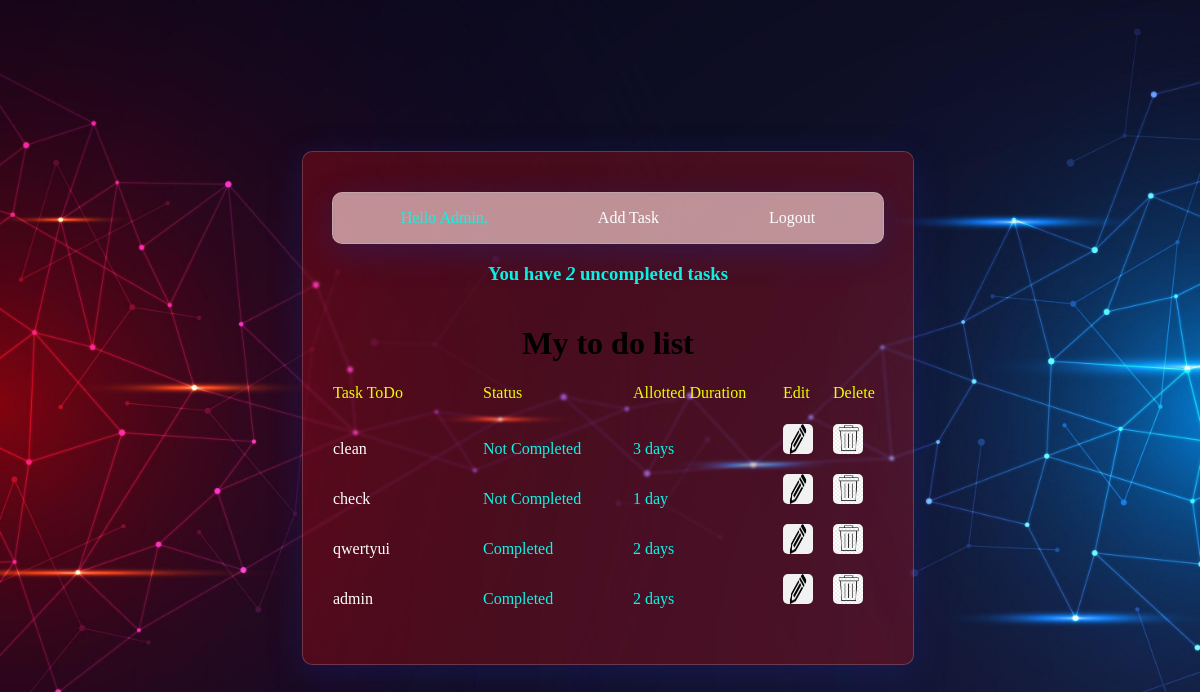
Page / (signed in) on the earlier database version.
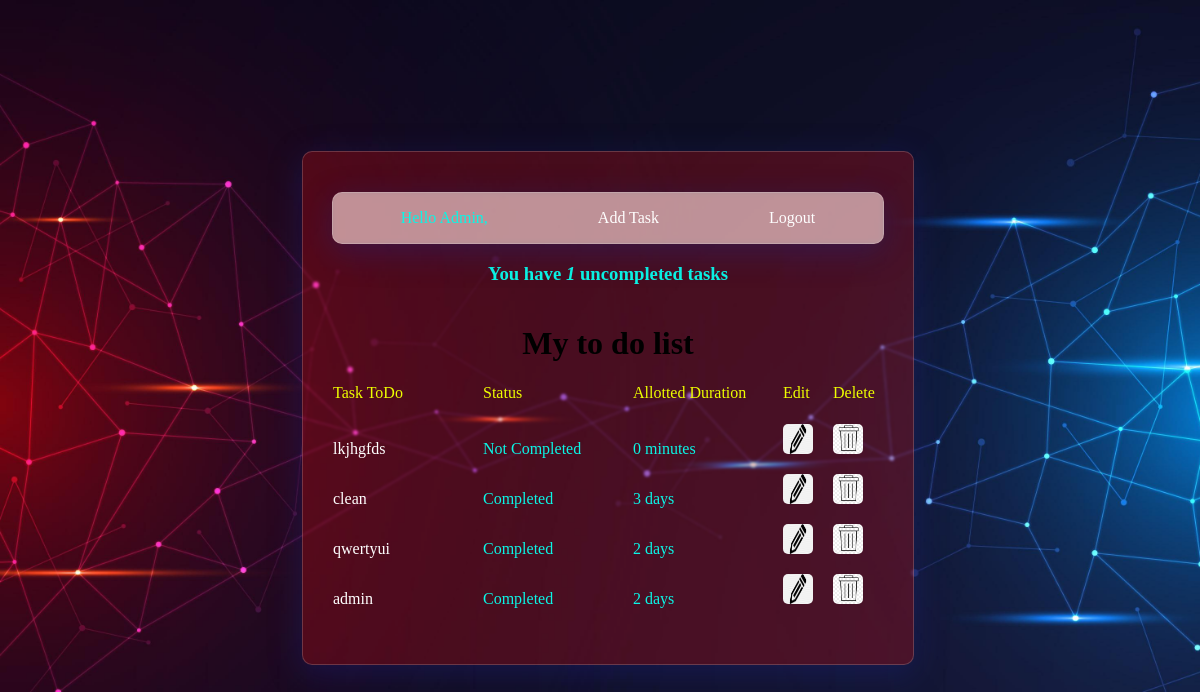
Same page on the later database version.
### base/models.py (models this page shows, shortened)
class Task(models.Model):
    user = models.ForeignKey(User, on_delete = models.CASCADE, null = True, blank=True)
    title = models.CharField(max_length=200)
    completiondate = models.DateField(default=datetime.date.today)
    description = models.TextField(null=True, blank=True)
    complete = models.BooleanField(default=False)
    create = models.DateField( auto_now_add=True, )
    def __str__(self):
        return self.title
    class Meta:
        ordering = ['complete']

### base/views.py (the view)
# urls.py: path('', TaskList.as_view() , name="tasks"),
class TaskList(LoginRequiredMixin, ListView):
    model = Task
    context_object_name = 'tasks'
    def get_queryset(self):
        qs = super().get_queryset()
        return qs.filter(user=self.request.user)
    def get_context_data(self, **kwargs):
        context = super().get_context_data(**kwargs)
        context['count'] = context['tasks'].filter(complete=False).count()
        return context

### templates/base/task_list.html (shortened to what this page needs)
{% extends 'base/main.html' %}
{% load static %}
{% block content %}
{% if request.user.is_authenticated %}
<div class="nametitlesec">
    <p>Hello {{request.user|title}},</p>
    <a href = "{% url 'task-create' %}">Add Task</a>
    <a href="{% url 'logout' %}">Logout</a>
</div>
{% else %}
    <a href="{% url 'login' %}">login</a>
{% endif %}
<h3 style="color:rgb(11, 246, 230)">You have <i>{{count}}</i> uncompleted tasks</h3>
<h1>My to do list</h1>
<div class="task-items-wrapper">
    <div class="task-header">
        <div class="col1">Task ToDo</div>
        <div class="col2">Status</div>
        <div class="col3">Allotted Duration</div>
        <div class="col4">Edit</div>
        <div class="col5">Delete</div>
    </div>
    {% for task in tasks %}
        <div class="task-wrapper">
            {% if task.complete %}
                <div class="task-title">
                    <div class="task-complete-icon">
                        <div class="col1">
                            <p><a href="{% url 'task' task.id %}">{{task}}</a></p>
                        </div>
                        <div class="col2">
                            <p>Completed</p>
                        </div>
                        <div class="col3">
                            <p>{{task.completiondate|timeuntil:task.create}}</p>
                        </div>
                        <div class="col4">
                            <a href = "{% url 'task-update' task.id %}">
                                <img class="imgs" src="{% static 'images/Edit.png' %}" alt="edit"/>
                            </a>
                        </div>
                        <div class="col5">
                            <a href = "{% url 'task-delete' task.id %}">
                                <img class="imgs" src="{% static 'images/Delete.png' %}" alt="delete"/>
                            </a>
                        </div>
                    </div>
                </div>
            {% elif instance.remainingdays %}
                <div>
                    <p>Hello</p>
                    <p><a href="{% url 'task-update' task.id %}">{{task}}</a></p>
                </div>
            {% else %}
                <div class="task-title">
                    <div class="task-incomplete-icon">
                        <div class="col1">
                            <p><a href="{% url 'task' task.id %}">{{task}}</a></p>
                        </div>
                        <div class="col2">
                            <p>Not Completed</p>
                        </div>
                        <div class="col3">
                            <p>{{task.completiondate|timeuntil:task.create}}</p>
                        </div>
                        <div class="col4">
                            <a href = "{% url 'task-update' task.id %}">
                                <img class="imgs" src="{% static 'images/Edit.png' %}" alt="edit"/>
                            </a>
                        </div>
                        <div class="col5">
                            <a href = "{% url 'task-delete' task.id %}">
                                <img class="imgs" src="{% static 'images/Delete.png' %}" alt="delete"/>
                            </a>
                        </div>
                    </div>
                </div>
            {% endif %}
        </div>
    {% empty %}
        <h3>No items in list</h3>
    {% endfor %}
</div>
{% endblock content %}

### templates/base/main.html (shortened to what this page needs)
{% load static %}
<!DOCTYPE html>
<html lang="en">
<head>
    <link rel="stylesheet" href="{% static 'css/styles.css' %}"/>
</head>
<body>
    <div class="container">
        {% block content %}
        {% endblock content %}
    </div>
</body>
</html>

### static/css/styles.css (style rules this page uses)
body { background-image: url('../../static/images/background.jpg'); overflow: hidden; background-size:cover; background-repeat: no-repeat; width: 100%; height: 100vh; display: flex; justify-content: center; align-items: center; }
a { text-decoration: none; color: rgb(255, 255, 255); }
p { color: rgb(11, 246, 230); }
img { height: 30px; width: 30px; border-radius: 5px; }
.container { padding: 40px 30px; border-radius: 15px; width:fit-content; height: fit-content; display: flex; flex-direction: column; justify-content: center; align-items: center; background: rgba( 239, 12, 12, 0.25 ); box-shadow: 0 8px 32px 0 rgba( 31, 38, 135, 0.37 ); backdrop-filter: blur( 1px ); -webkit-backdrop-filter: blur( 1px ); border-radius: 10px; border: 1px solid rgba( 255, 255, 255, 0.18 ); }
.nametitlesec { background: rgba( 255, 255, 255, 0.55 ); box-shadow: 0 8px 32px 0 rgba( 31, 38, 135, 0.37 ); backdrop-filter: blur( 3px ); -webkit-backdrop-filter: blur( 3px ); border-radius: 10px; border: 1px solid rgba( 255, 255, 255, 0.18 ); width: 100%; border-radius: 10px; display: flex; gap:20%; justify-content: center; align-items: center; }
.task-complete-icon, .task-incomplete-icon { display: flex; width: 100%; height: 50px; }
.task-header { height: 40px; display: flex; color: rgb(238, 255, 0); }
.col1, .col2, .col3 { width: 150px; }
.col4, .col5 { width:50px }

Differences in the rows shown:
removed Task: title "check", completiondate "1 day", complete False (drawn)
added Task: title "lkjhgfds", completiondate "0 minutes", complete False (drawn)
changed Task "clean": complete: picture added; complete: picture removed; complete "Not Completed" → "Completed"
Other differences:
{{ count }}: "2" → "1"
